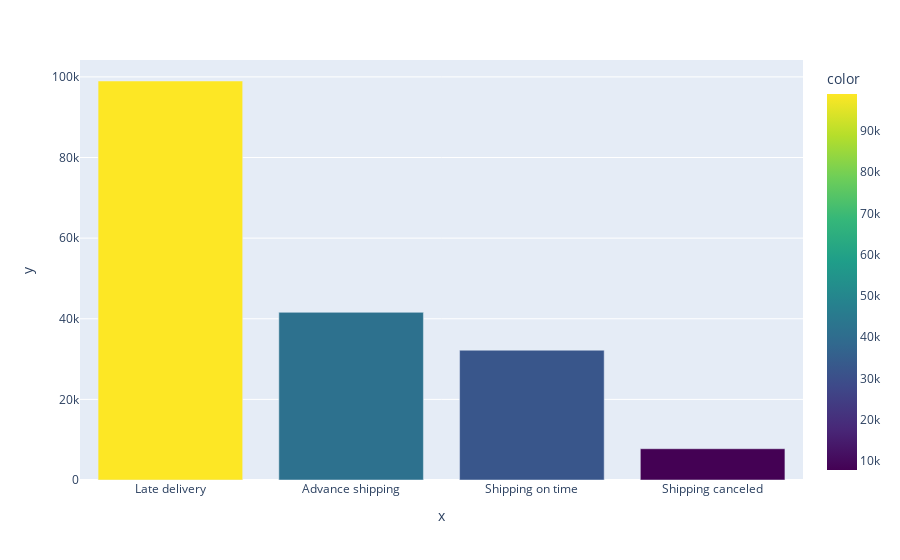

The notebook cell saved with this chart:
### Markdown cell above
#### Will use order status to flag fraudulent  orders

### Code cell
data_delivery_status=supply_data_f.groupby(['Delivery Status'])['Order Id'].count().reset_index(name='Number of Orders').sort_values(by= 'Number of Orders', ascending= False)
px.bar(x=data_delivery_status['Delivery Status'] , y=data_delivery_status['Number of Orders']  , color=data_delivery_status['Number of Orders'],color_continuous_scale='Viridis',
      labels = { 'Delivery Status': 'Delivery Status', 'Number of Orders': 'Number of Orders'})

### Figure 1 — Plotly figure (JSON) as saved in the notebook; plotly's stock layout.template omitted (floating-point values rounded to 4 significant figures)
{"data": [{"alignmentgroup": "True", "hovertemplate": "x=%{x}<br>y=%{y}<br>color=%{marker.color}<extra></extra>", "legendgroup": "", "marker": {"color": [98977, 41592, 32196, 7754], "coloraxis": "coloraxis", "pattern": {"shape": ""}}, "name": "", "offsetgroup": "", "orientation": "v", "showlegend": false, "textposition": "auto", "type": "bar", "x": ["Late delivery", "Advance shipping", "Shipping on time", "Shipping canceled"], "xaxis": "x", "y": [98977, 41592, 32196, 7754], "yaxis": "y"}], "layout": {"barmode": "relative", "coloraxis": {"colorbar": {"title": {"text": "color"}}, "colorscale": [[0, "#440154"], [0.1111, "#482878"], [0.2222, "#3e4989"], [0.3333, "#31688e"], [0.4444, "#26828e"], [0.5556, "#1f9e89"], [0.6667, "#35b779"], [0.7778, "#6ece58"], [0.8889, "#b5de2b"], [1, "#fde725"]]}, "legend": {"tracegroupgap": 0}, "margin": {"t": 60}, "xaxis": {"anchor": "y", "domain": [0, 1], "title": {"text": "x"}}, "yaxis": {"anchor": "x", "domain": [0, 1], "title": {"text": "y"}}}}
